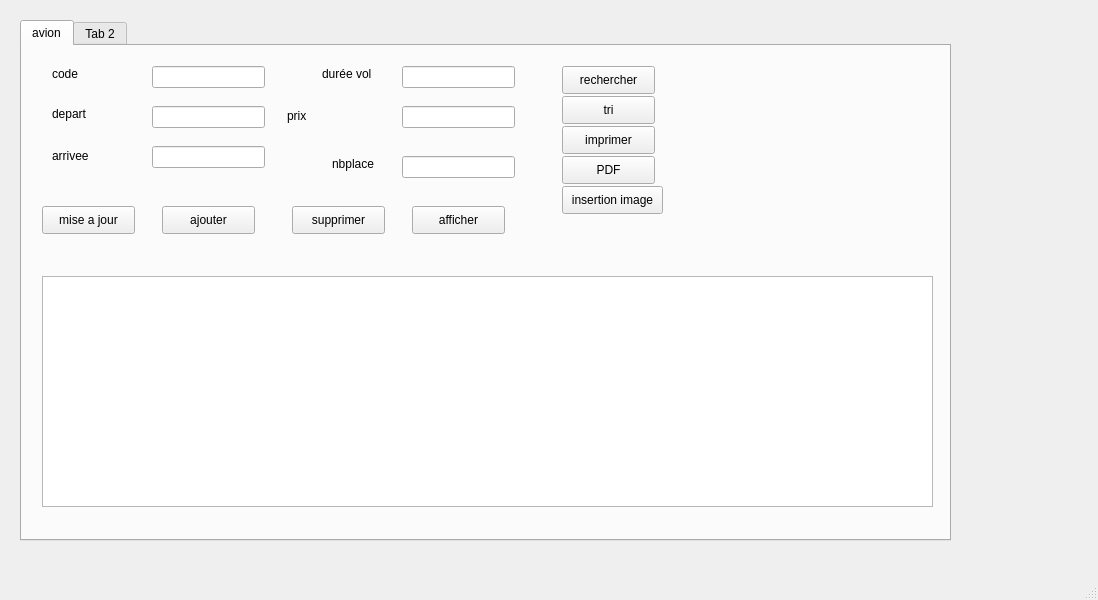
<?xml version="1.0" encoding="UTF-8"?>
<ui version="4.0">
 <class>avion</class>
 <widget class="QMainWindow" name="avion">
  <property name="geometry">
   <rect>
    <x>0</x>
    <y>0</y>
    <width>1098</width>
    <height>600</height>
   </rect>
  </property>
  <property name="windowTitle">
   <string>avion</string>
  </property>
  <widget class="QWidget" name="centralwidget">
   <widget class="QTabWidget" name="tabwigt">
    <property name="geometry">
     <rect>
      <x>20</x>
      <y>20</y>
      <width>931</width>
      <height>521</height>
     </rect>
    </property>
    <property name="accessibleName">
     <string/>
    </property>
    <property name="currentIndex">
     <number>0</number>
    </property>
    <widget class="QWidget" name="tab">
     <attribute name="title">
      <string>avion</string>
     </attribute>
     <widget class="QLabel" name="label">
      <property name="geometry">
       <rect>
        <x>30</x>
        <y>60</y>
        <width>56</width>
        <height>16</height>
       </rect>
      </property>
      <property name="text">
       <string>depart</string>
      </property>
     </widget>
     <widget class="QLabel" name="label_2">
      <property name="geometry">
       <rect>
        <x>30</x>
        <y>20</y>
        <width>56</width>
        <height>16</height>
       </rect>
      </property>
      <property name="text">
       <string>code</string>
      </property>
     </widget>
     <widget class="QPushButton" name="pushButton">
      <property name="geometry">
       <rect>
        <x>540</x>
        <y>20</y>
        <width>93</width>
        <height>28</height>
       </rect>
      </property>
      <property name="text">
       <string>rechercher</string>
      </property>
     </widget>
     <widget class="QLineEdit" name="lineEdit">
      <property name="geometry">
       <rect>
        <x>130</x>
        <y>20</y>
        <width>113</width>
        <height>22</height>
       </rect>
      </property>
     </widget>
     <widget class="QLineEdit" name="lineEdit_2">
      <property name="geometry">
       <rect>
        <x>130</x>
        <y>60</y>
        <width>113</width>
        <height>22</height>
       </rect>
      </property>
     </widget>
     <widget class="QLineEdit" name="lineEdit_3">
      <property name="geometry">
       <rect>
        <x>130</x>
        <y>100</y>
        <width>113</width>
        <height>22</height>
       </rect>
      </property>
     </widget>
     <widget class="QLabel" name="label_3">
      <property name="geometry">
       <rect>
        <x>30</x>
        <y>100</y>
        <width>101</width>
        <height>20</height>
       </rect>
      </property>
      <property name="text">
       <string>arrivee</string>
      </property>
     </widget>
     <widget class="QLabel" name="label_4">
      <property name="geometry">
       <rect>
        <x>300</x>
        <y>20</y>
        <width>56</width>
        <height>16</height>
       </rect>
      </property>
      <property name="text">
       <string>durée vol</string>
      </property>
     </widget>
     <widget class="QLineEdit" name="lineEdit_4">
      <property name="geometry">
       <rect>
        <x>380</x>
        <y>20</y>
        <width>113</width>
        <height>22</height>
       </rect>
      </property>
     </widget>
     <widget class="QLabel" name="label_5">
      <property name="geometry">
       <rect>
        <x>265</x>
        <y>60</y>
        <width>91</width>
        <height>20</height>
       </rect>
      </property>
      <property name="text">
       <string>prix</string>
      </property>
     </widget>
     <widget class="QLabel" name="label_6">
      <property name="geometry">
       <rect>
        <x>310</x>
        <y>110</y>
        <width>56</width>
        <height>16</height>
       </rect>
      </property>
      <property name="text">
       <string>nbplace</string>
      </property>
     </widget>
     <widget class="QLineEdit" name="lineEdit_5">
      <property name="geometry">
       <rect>
        <x>380</x>
        <y>60</y>
        <width>113</width>
        <height>22</height>
       </rect>
      </property>
     </widget>
     <widget class="QLineEdit" name="lineEdit_6">
      <property name="geometry">
       <rect>
        <x>380</x>
        <y>110</y>
        <width>113</width>
        <height>22</height>
       </rect>
      </property>
     </widget>
     <widget class="QPushButton" name="pushButton_2">
      <property name="geometry">
       <rect>
        <x>540</x>
        <y>50</y>
        <width>93</width>
        <height>28</height>
       </rect>
      </property>
      <property name="text">
       <string>tri</string>
      </property>
     </widget>
     <widget class="QPushButton" name="pushButton_3">
      <property name="geometry">
       <rect>
        <x>540</x>
        <y>80</y>
        <width>93</width>
        <height>28</height>
       </rect>
      </property>
      <property name="text">
       <string>imprimer</string>
      </property>
     </widget>
     <widget class="QPushButton" name="pushButton_4">
      <property name="geometry">
       <rect>
        <x>540</x>
        <y>110</y>
        <width>93</width>
        <height>28</height>
       </rect>
      </property>
      <property name="text">
       <string>PDF</string>
      </property>
     </widget>
     <widget class="QPushButton" name="pushButton_5">
      <property name="geometry">
       <rect>
        <x>20</x>
        <y>160</y>
        <width>93</width>
        <height>28</height>
       </rect>
      </property>
      <property name="text">
       <string>mise a jour</string>
      </property>
     </widget>
     <widget class="QPushButton" name="pushButton_6">
      <property name="geometry">
       <rect>
        <x>140</x>
        <y>160</y>
        <width>93</width>
        <height>28</height>
       </rect>
      </property>
      <property name="text">
       <string>ajouter</string>
      </property>
     </widget>
     <widget class="QPushButton" name="pushButton_7">
      <property name="geometry">
       <rect>
        <x>270</x>
        <y>160</y>
        <width>93</width>
        <height>28</height>
       </rect>
      </property>
      <property name="text">
       <string>supprimer</string>
      </property>
     </widget>
     <widget class="QPushButton" name="pushButton_8">
      <property name="geometry">
       <rect>
        <x>540</x>
        <y>140</y>
        <width>101</width>
        <height>28</height>
       </rect>
      </property>
      <property name="text">
       <string>insertion image</string>
      </property>
     </widget>
     <widget class="QPushButton" name="pushButton_9">
      <property name="geometry">
       <rect>
        <x>390</x>
        <y>160</y>
        <width>93</width>
        <height>28</height>
       </rect>
      </property>
      <property name="text">
       <string>afficher</string>
      </property>
     </widget>
     <widget class="QTextEdit" name="textEdit">
      <property name="geometry">
       <rect>
        <x>20</x>
        <y>230</y>
        <width>891</width>
        <height>231</height>
       </rect>
      </property>
     </widget>
    </widget>
    <widget class="QWidget" name="tab_2">
     <attribute name="title">
      <string>Tab 2</string>
     </attribute>
    </widget>
   </widget>
  </widget>
  <widget class="QMenuBar" name="menubar">
   <property name="geometry">
    <rect>
     <x>0</x>
     <y>0</y>
     <width>1098</width>
     <height>26</height>
    </rect>
   </property>
  </widget>
  <widget class="QStatusBar" name="statusbar"/>
 </widget>
 <resources/>
 <connections/>
</ui>
